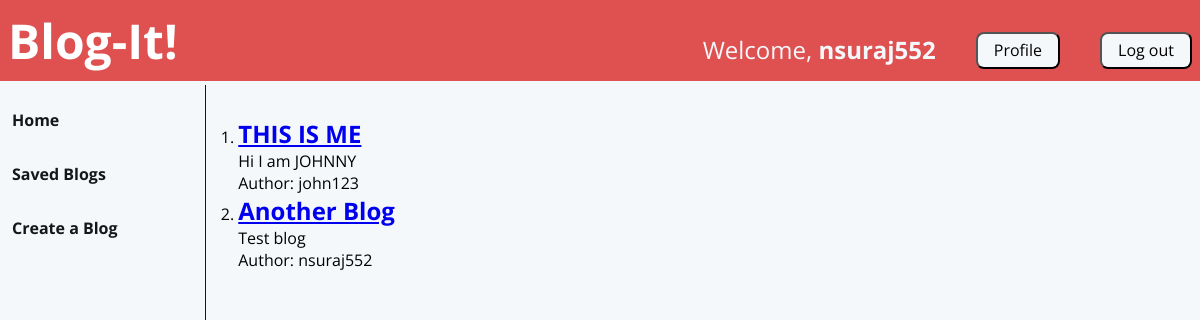
The app's page / (signed in), older data.
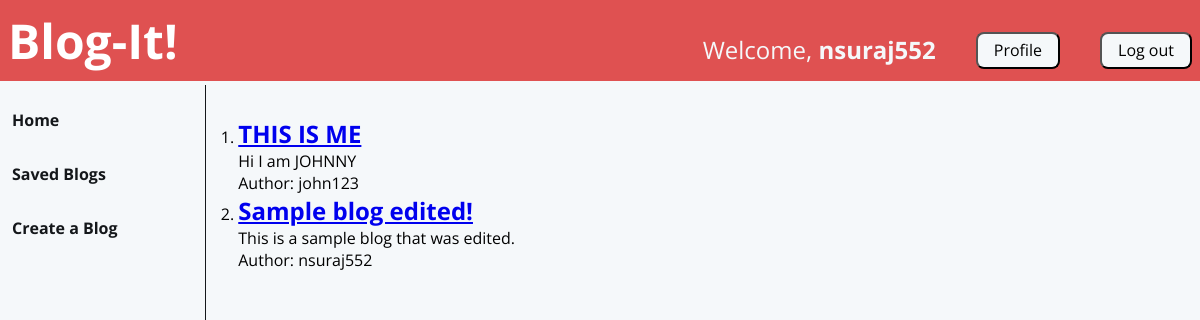
The same page, newer data.
### user_auth/models.py (models this page shows)
class Blog(models.Model):
    title = models.CharField(max_length=100)
    body = models.TextField()
    author = models.ForeignKey(User, on_delete=models.CASCADE)

### user_auth/views.py (the view)
# urls.py: path('', views.homepage, name='homepage'),
@login_required
def homepage(request):
    blogs = models.Blog.objects.all()
    return render(request, 'user_auth/homepage.html', {'title': 'Homepage', 'blogs': blogs})

### user_auth/templates/user_auth/homepage.html
{% extends "user_auth/base.html" %}
{% block content-middle %}
    {% if blogs|length == 0 %}
        <h2>No blogs to display.</h2>
    {% else%}
        <ol>
            {% for blog in blogs %}
            <li>
                <a href="post/{{blog.id}}"><h2>{{blog.title}}</h2></a>
                <p>{{blog.body}}</p>
                <p>Author: {{blog.author.username}}</p>
            </li>
            {% endfor %}
        </ol>
    {% endif %}
{% endblock %}

### user_auth/templates/user_auth/base.html (shortened to what this page needs)
<!DOCTYPE html>
<html lang="en">
<head>
    <link rel="stylesheet" href="style.css">
    {% load static %}
    <link rel="stylesheet" href="{% static 'user_auth/css/style.css' %}">
</head>
<body>
    <header>
        <div class="header-content">
            <div class="header-left">
                <a href="{% url 'homepage' %}"><h1>Blog-It!</h1></a>
            </div>
            <div class="header-right">
                {% if user.is_authenticated %}
                    <p>Welcome, <b>{{ user.username }}</b></p>
                    <a href="{% url 'profile' %}"><button>Profile</button></a>
                    <form method="POST" action="{% url 'logout-user' %}">
                        <input type="submit" value="Log out">
                    </form>
                {% else %}
                    <p><a href="/login">Login</a> | <a href="/register">Register</a></p>
                {% endif %}
            </div>
        </div>
    </header>
    <div class="content">
        <div class="content-left">
            <nav>
                <a href="{% url 'homepage' %}">Home</a>
                <a href="{% url 'homepage' %}">Saved Blogs</a>
                <a href="{% url 'create-post' %}">Create a Blog</a>
            </nav>
        </div>
        <div class="content-middle">
            <main>
                {% block content-middle %}
                {% endblock %}
            </main>
        </div>
        <div class="content-right">
        </div>
    </div>
</body>
</html>

### user_auth/static/user_auth/css/style.css (style rules this page uses)
html { font-family: 'Open Sans'; font-size: 16px; --color-red: #df5151; --color-black: #14171A; --color-light-gray: #AAB8C2; --color-ex-light-gray: #F5F8FA; }
* { margin: 0; padding: 0; box-sizing: border-box; font-family: 'Open Sans'; }
body { background: var(--color-ex-light-gray); }
header { font-size: 1.5rem; color: var(--color-ex-light-gray); background: var(--color-red); padding: 0.5rem; flex: 0.01; min-height: 5vh; }
.header-content { display:flex; justify-content: space-between; align-items: baseline; max-width: 1600px; margin: auto; }
.header-right { display: flex; justify-content: center; align-items: center; gap: 2.5rem; }
.header-content a { color: white; text-decoration: none; }
.content { display: flex; flex-direction: row; justify-content: space-between; align-items: top; max-width: 1600px; min-height: 91vh; margin: auto; padding: 0.25rem; }
.content-left { flex: 0.25; }
.content-middle { flex: 1; }
.content-right { flex: 0.15; }
.content-middle { padding: 2rem; }
.content-left a { display: block; padding: 0.5rem; margin: 1rem 0rem; font-weight: bold; text-decoration: none; color: var(--color-black); }
button, input[type='submit'] { cursor: pointer; padding: 0.35rem 1rem; font-size: 1rem; background: var(--color-ex-light-gray); border-radius: 0.5rem; }

Row changes from the older to the newer data that the page shows:
removed Blog: title "Another Blog", body "Test blog", author.username "nsuraj552"
added Blog: title "Sample blog edited!", body "This is a sample blog that was edited.", author.username "nsuraj552"
